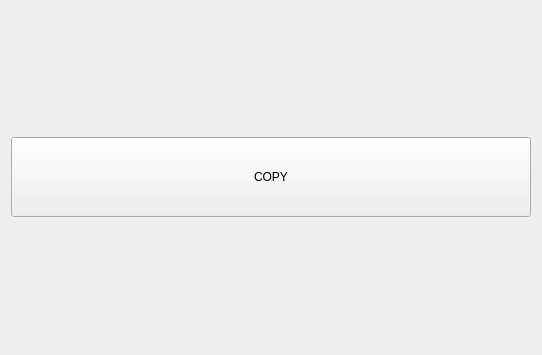
<?xml version="1.0" encoding="UTF-8"?>
<ui version="4.0">
 <class>Form</class>
 <widget class="QWidget" name="Form">
  <property name="geometry">
   <rect>
    <x>0</x>
    <y>0</y>
    <width>542</width>
    <height>355</height>
   </rect>
  </property>
  <property name="windowTitle">
   <string>db tool kit</string>
  </property>
  <layout class="QVBoxLayout" name="verticalLayout">
   <item>
    <layout class="QGridLayout" name="gridLayout">
     <item row="0" column="0">
      <widget class="QPushButton" name="copyButton">
       <property name="minimumSize">
        <size>
         <width>0</width>
         <height>80</height>
        </size>
       </property>
       <property name="text">
        <string>COPY</string>
       </property>
      </widget>
     </item>
    </layout>
   </item>
  </layout>
 </widget>
 <resources/>
 <connections/>
</ui>
